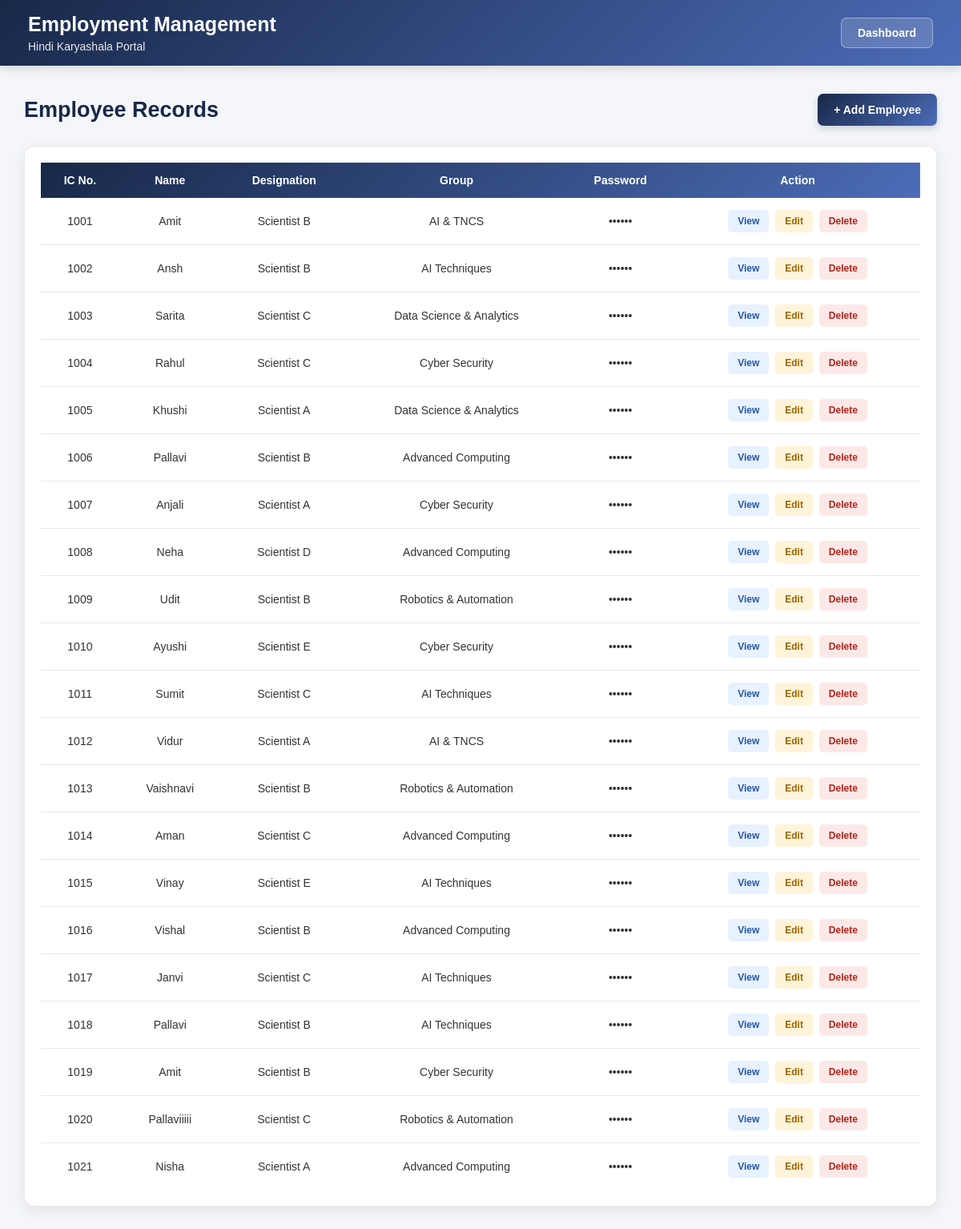
The page /admin/employees.php (signed in) on the database its author committed.
### tables this page shows
CREATE TABLE `employees` (
  `ic_no` int(11) NOT NULL,
  `name` varchar(100) NOT NULL,
  `designation` varchar(100) NOT NULL,
  `emp_group` varchar(100) NOT NULL,
  `password` varchar(255) NOT NULL
);

### admin/employees.php (the view, shortened to what this page needs)
<?php
require_once "../db.php";
$result = mysqli_query(
    $conn,
    "SELECT * FROM employees ORDER BY ic_no"
);
?>
<!DOCTYPE html>
<html lang="en">
<head>
    <link rel="stylesheet"  href="../css/admins.css">
</head>
<body>
<header class="topbar">
    <div>
        <h2>Employment Management</h2>
        <p>Hindi Karyashala Portal</p>
    </div>
    <a href="dashboard.php" class="back">Dashboard </a>
</header>
<div class="page">
    <div class="page-header">
        <h1>Employee Records</h1>
        <button class="add-btn" onclick="openAdd()"> + Add Employee </button>
    </div>
    <div class="table-box">
        <table>
                <thead>
                    <tr>
                        <th>IC No.</th>
                        <th>Name</th>
                        <th>Designation</th>
                        <th>Group</th>
                        <th>Password</th>
                        <th>Action</th>
                    </tr>
                </thead>
                <tbody>
                <?php while ($row = mysqli_fetch_assoc($result)) { ?>
                    <tr>
                        <td> <?php echo htmlspecialchars($row['ic_no']); ?></td>
                        <td><?php echo htmlspecialchars($row['name']); ?></td>
                        <td><?php echo htmlspecialchars($row['designation']); ?></td>
                        <td><?php echo htmlspecialchars($row['emp_group']); ?> </td>
                        <td>••••••</td>
                        <td>
                            <button class="view-btn" onclick='viewEmployee(<?php echo json_encode($row); ?>)'>
                                View </button>
                            <button class="edit-btn" onclick='editEmployee(<?php echo json_encode($row); ?>)'>
                                Edit </button>
                            <a class="delete-btn"
                                href="employees.php?delete=<?php echo $row['ic_no']; ?>"
                                onclick="return confirm('Do you want to delete this employee?');">
                                Delete </a>
                        </td>
                    </tr>
            <?php } ?>
            </tbody>
        </table>
    </div>
</div>
</body>
</html>

### css/admins.css (style rules this page uses)
* { margin: 0; padding: 0; box-sizing: border-box; }
html { scroll-behavior: smooth; }
body { font-family: Arial, Helvetica, sans-serif; background: #f4f6f9; color: #222; min-height: 100vh; }
a { text-decoration: none; }
.topbar { width: 100%; min-height: 82px; padding: 15px 35px; display: flex; align-items: center; justify-content: space-between; background: linear-gradient( 135deg, #182848, #4b6cb7 ); color: white; box-shadow: 0 3px 12px rgba(0, 0, 0, 0.15); }
.topbar h2 { font-size: 25px; margin-bottom: 5px; font-weight: 700; }
.topbar p { font-size: 14px; opacity: 0.9; }
.logout, .back { display: inline-block; padding: 10px 20px; color: white; background: rgba(255, 255, 255, 0.15); border: 1px solid rgba(255, 255, 255, 0.4); border-radius: 7px; font-size: 14px; font-weight: bold; transition: all 0.3s ease; }
.page { width: 95%; max-width: 1400px; margin: 35px auto; padding-bottom: 50px; }
.page-header { display: flex; align-items: center; justify-content: space-between; margin-bottom: 25px; gap: 20px; }
.page-header h1 { color: #182848; font-size: 27px; font-weight: 700; }
.add-btn { background: linear-gradient( 135deg, #182848, #4b6cb7 ); color: white; border: none; padding: 12px 20px; border-radius: 7px; cursor: pointer; font-size: 14px; font-weight: bold; box-shadow: 0 4px 10px rgba(24, 40, 72, 0.18); transition: all 0.3s ease; }
.table-box { width: 100%; background: white; border-radius: 12px; padding: 20px; border: 1px solid #e4e8ee; overflow-x: auto; box-shadow: 0 5px 18px rgba(0, 0, 0, 0.08); }
table { width: 100%; border-collapse: collapse; min-width: 800px; }
table thead { background: linear-gradient( 135deg, #182848, #4b6cb7 ); color: white; }
table th { padding: 14px 12px; text-align: center; font-size: 14px; font-weight: 600; white-space: nowrap; }
table td { padding: 13px 12px; text-align: center; border-bottom: 1px solid #e5e7eb; font-size: 14px; color: #333; }
table tbody tr { background: white; transition: all 0.2s ease; }
table tbody tr:last-child td { border-bottom: none; }
.view-btn, .edit-btn, .delete-btn { display: inline-block; padding: 7px 12px; margin: 2px; border-radius: 5px; border: none; font-size: 12px; font-weight: bold; cursor: pointer; text-decoration: none; transition: all 0.2s ease; }
.view-btn { background: #e8f1ff; color: #2457a6; }
.edit-btn { background: #fff3d9; color: #996600; }
.delete-btn { background: #fde8e8; color: #b42318; }

### rows shown on the page
employees: ic_no "1001", name "Amit", designation "Scientist B", emp_group "AI & TNCS"
employees: ic_no "1002", name "Ansh", designation "Scientist B", emp_group "AI Techniques"
employees: ic_no "1003", name "Sarita", designation "Scientist C", emp_group "Data Science & Analytics"
employees: ic_no "1004", name "Rahul", designation "Scientist C", emp_group "Cyber Security"
employees: ic_no "1005", name "Khushi", designation "Scientist A", emp_group "Data Science & Analytics"
employees: ic_no "1006", name "Pallavi", designation "Scientist B", emp_group "Advanced Computing"
employees: ic_no "1007", name "Anjali", designation "Scientist A", emp_group "Cyber Security"
employees: ic_no "1008", name "Neha", designation "Scientist D", emp_group "Advanced Computing"
employees: ic_no "1009", name "Udit", designation "Scientist B", emp_group "Robotics & Automation"
employees: ic_no "1010", name "Ayushi", designation "Scientist E", emp_group "Cyber Security"
employees: ic_no "1011", name "Sumit", designation "Scientist C", emp_group "AI Techniques"
employees: ic_no "1012", name "Vidur", designation "Scientist A", emp_group "AI & TNCS"
employees: ic_no "1013", name "Vaishnavi", designation "Scientist B", emp_group "Robotics & Automation"
employees: ic_no "1014", name "Aman", designation "Scientist C", emp_group "Advanced Computing"
employees: ic_no "1015", name "Vinay", designation "Scientist E", emp_group "AI Techniques"
employees: ic_no "1016", name "Vishal", designation "Scientist B", emp_group "Advanced Computing"
employees: ic_no "1017", name "Janvi", designation "Scientist C", emp_group "AI Techniques"
employees: ic_no "1018", name "Pallavi", designation "Scientist B", emp_group "AI Techniques"
employees: ic_no "1019", name "Amit", designation "Scientist B", emp_group "Cyber Security"
employees: ic_no "1020", name "Pallaviiiii", designation "Scientist C", emp_group "Robotics & Automation"
employees: ic_no "1021", name "Nisha", designation "Scientist A", emp_group "Advanced Computing"
